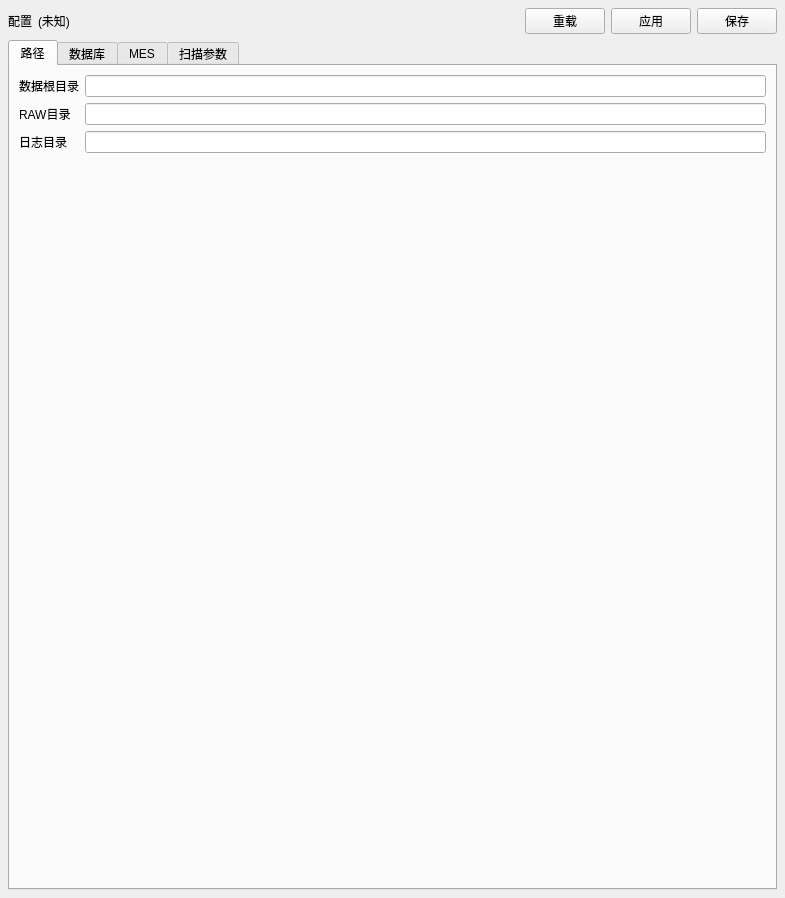
<?xml version='1.0' encoding='UTF-8'?>
<ui version="4.0">
 <class>SettingsWidget</class>
 <widget class="QWidget" name="SettingsWidget">
  <property name="windowTitle">
   <string>设置</string>
  </property>
  <layout class="QVBoxLayout" name="verticalLayout">
   <property name="leftMargin"><number>8</number></property>
   <property name="topMargin"><number>8</number></property>
   <property name="rightMargin"><number>8</number></property>
   <property name="bottomMargin"><number>8</number></property>
   <item>
    <layout class="QHBoxLayout" name="headerLayout">
     <item>
      <widget class="QLabel" name="labelIni">
       <property name="text"><string>配置</string></property>
      </widget>
     </item>
     <item>
      <widget class="QLabel" name="lblIniPath">
       <property name="text"><string>(未知)</string></property>
      </widget>
     </item>
     <item>
      <spacer name="spacerHeader">
       <property name="orientation"><enum>Qt::Horizontal</enum></property>
       <property name="sizeHint" stdset="0"><size><width>40</width><height>20</height></size></property>
      </spacer>
     </item>
     <item>
      <widget class="QPushButton" name="btnReload">
       <property name="text"><string>重载</string></property>
      </widget>
     </item>
     <item>
      <widget class="QPushButton" name="btnApply">
       <property name="text"><string>应用</string></property>
      </widget>
     </item>
     <item>
      <widget class="QPushButton" name="btnSave">
       <property name="text"><string>保存</string></property>
      </widget>
     </item>
    </layout>
   </item>
   <item>
    <widget class="QTabWidget" name="tabWidget">
     <property name="currentIndex"><number>0</number></property>
     <widget class="QWidget" name="tabPaths">
      <attribute name="title"><string>路径</string></attribute>
      <layout class="QFormLayout" name="formPaths">
       <item row="0" column="0"><widget class="QLabel" name="labelDataRoot"><property name="text"><string>数据根目录</string></property></widget></item>
       <item row="0" column="1"><widget class="QLineEdit" name="editDataRoot" /></item>
       <item row="1" column="0"><widget class="QLabel" name="labelRawDir"><property name="text"><string>RAW目录</string></property></widget></item>
       <item row="1" column="1"><widget class="QLineEdit" name="editRawDir" /></item>
       <item row="2" column="0"><widget class="QLabel" name="labelLogDir"><property name="text"><string>日志目录</string></property></widget></item>
       <item row="2" column="1"><widget class="QLineEdit" name="editLogDir" /></item>
      </layout>
     </widget>
     <widget class="QWidget" name="tabDb">
      <attribute name="title"><string>数据库</string></attribute>
      <layout class="QVBoxLayout" name="vDb">
       <item>
        <layout class="QFormLayout" name="formDb">
         <item row="0" column="0"><widget class="QLabel" name="labelDbDriver"><property name="text"><string>驱动</string></property></widget></item>
         <item row="0" column="1"><widget class="QLineEdit" name="editDbDriver" /></item>
         <item row="1" column="0"><widget class="QLabel" name="labelDbHost"><property name="text"><string>主机</string></property></widget></item>
         <item row="1" column="1"><widget class="QLineEdit" name="editDbHost" /></item>
         <item row="2" column="0"><widget class="QLabel" name="labelDbPort"><property name="text"><string>端口</string></property></widget></item>
         <item row="2" column="1"><widget class="QSpinBox" name="spinDbPort"><property name="maximum"><number>65535</number></property><property name="value"><number>3306</number></property></widget></item>
         <item row="3" column="0"><widget class="QLabel" name="labelDbName"><property name="text"><string>库名</string></property></widget></item>
         <item row="3" column="1"><widget class="QLineEdit" name="editDbName" /></item>
         <item row="4" column="0"><widget class="QLabel" name="labelDbUser"><property name="text"><string>用户名</string></property></widget></item>
         <item row="4" column="1"><widget class="QLineEdit" name="editDbUser" /></item>
         <item row="5" column="0"><widget class="QLabel" name="labelDbPass"><property name="text"><string>密码</string></property></widget></item>
         <item row="5" column="1"><widget class="QLineEdit" name="editDbPass"><property name="echoMode"><enum>QLineEdit::Password</enum></property></widget></item>
         <item row="6" column="0"><widget class="QLabel" name="labelDbOptions"><property name="text"><string>选项</string></property></widget></item>
         <item row="6" column="1"><widget class="QLineEdit" name="editDbOptions" /></item>
        </layout>
       </item>
       <item>
        <layout class="QHBoxLayout" name="dbButtons">
         <item><widget class="QPushButton" name="btnTestDb"><property name="text"><string>测试连接</string></property></widget></item>
         <item><spacer name="spacerDb"><property name="orientation"><enum>Qt::Horizontal</enum></property><property name="sizeHint" stdset="0"><size><width>40</width><height>20</height></size></property></spacer></item>
        </layout>
       </item>
      </layout>
     </widget>
     <widget class="QWidget" name="tabMes">
      <attribute name="title"><string>MES</string></attribute>
      <layout class="QFormLayout" name="formMes">
       <item row="0" column="0"><widget class="QLabel" name="labelMesEnabled"><property name="text"><string>启用</string></property></widget></item>
       <item row="0" column="1"><widget class="QCheckBox" name="chkMesEnabled" /></item>
       <item row="1" column="0"><widget class="QLabel" name="labelMesManual"><property name="text"><string>允许手动上传</string></property></widget></item>
       <item row="1" column="1"><widget class="QCheckBox" name="chkMesManual" /></item>
       <item row="2" column="0"><widget class="QLabel" name="labelMesAuto"><property name="text"><string>允许自动上传</string></property></widget></item>
       <item row="2" column="1"><widget class="QCheckBox" name="chkMesAuto" /></item>
       <item row="3" column="0"><widget class="QLabel" name="labelMesInterval"><property name="text"><string>自动周期(ms)</string></property></widget></item>
       <item row="3" column="1"><widget class="QSpinBox" name="spinMesInterval"><property name="maximum"><number>600000</number></property><property name="value"><number>1000</number></property></widget></item>
       <item row="4" column="0"><widget class="QLabel" name="labelMesUrl"><property name="text"><string>URL</string></property></widget></item>
       <item row="4" column="1"><widget class="QLineEdit" name="editMesUrl" /></item>
       <item row="5" column="0"><widget class="QLabel" name="labelMesToken"><property name="text"><string>Token</string></property></widget></item>
       <item row="5" column="1"><widget class="QLineEdit" name="editMesToken" /></item>
       <item row="6" column="0"><widget class="QLabel" name="labelMesTimeout"><property name="text"><string>超时(ms)</string></property></widget></item>
       <item row="6" column="1"><widget class="QSpinBox" name="spinMesTimeout"><property name="maximum"><number>600000</number></property><property name="value"><number>5000</number></property></widget></item>
       <item row="7" column="0"><widget class="QLabel" name="labelRetryBase"><property name="text"><string>重试基准(s)</string></property></widget></item>
       <item row="7" column="1"><widget class="QSpinBox" name="spinRetryBase"><property name="maximum"><number>86400</number></property><property name="value"><number>30</number></property></widget></item>
       <item row="8" column="0"><widget class="QLabel" name="labelRetryMax"><property name="text"><string>重试上限(s)</string></property></widget></item>
       <item row="8" column="1"><widget class="QSpinBox" name="spinRetryMax"><property name="maximum"><number>86400</number></property><property name="value"><number>21600</number></property></widget></item>
      </layout>
     </widget>
     <widget class="QWidget" name="tabScan">
      <attribute name="title"><string>扫描参数</string></attribute>
      <property name="styleSheet">
       <string>QSpinBox, QDoubleSpinBox { min-width: 120px; max-width: 180px; }</string>
      </property>
      <layout class="QGridLayout" name="gridScan">
       <item row="0" column="0">
        <widget class="QGroupBox" name="groupScanA">
         <property name="title"><string>A型（CONF4）扫描参数</string></property>
         <layout class="QFormLayout" name="formA">
          <property name="fieldGrowthPolicy"><enum>QFormLayout::FieldsStayAtSizeHint</enum></property>
          <item row="0" column="0"><widget class="QLabel" name="labelARings"><property name="text"><string>圈数</string></property></widget></item>
          <item row="0" column="1"><widget class="QSpinBox" name="spinARings"><property name="minimum"><number>1</number></property><property name="maximum"><number>2</number></property></widget></item>
          <item row="1" column="0"><widget class="QLabel" name="labelAPoints"><property name="text"><string>每圈点数</string></property></widget></item>
          <item row="1" column="1"><widget class="QSpinBox" name="spinAPoints"><property name="minimum"><number>1</number></property><property name="maximum"><number>72</number></property></widget></item>
         <item row="2" column="0"><widget class="QLabel" name="labelAAngle"><property name="text"><string>角度步进(°)</string></property></widget></item>
         <item row="2" column="1"><widget class="QDoubleSpinBox" name="doubleAAngle"><property name="decimals"><number>3</number></property><property name="maximum"><double>360.000000000000000</double></property></widget></item>
         </layout>
        </widget>
       </item>
       <item row="0" column="1">
        <widget class="QGroupBox" name="groupScanB">
         <property name="title"><string>B型（RUNO2）扫描参数</string></property>
         <layout class="QFormLayout" name="formB">
          <property name="fieldGrowthPolicy"><enum>QFormLayout::FieldsStayAtSizeHint</enum></property>
          <item row="0" column="0"><widget class="QLabel" name="labelBRings"><property name="text"><string>圈数</string></property></widget></item>
          <item row="0" column="1"><widget class="QSpinBox" name="spinBRings"><property name="minimum"><number>1</number></property><property name="maximum"><number>2</number></property></widget></item>
          <item row="1" column="0"><widget class="QLabel" name="labelBPoints"><property name="text"><string>每圈点数</string></property></widget></item>
          <item row="1" column="1"><widget class="QSpinBox" name="spinBPoints"><property name="minimum"><number>1</number></property><property name="maximum"><number>72</number></property></widget></item>
         <item row="2" column="0"><widget class="QLabel" name="labelBAngle"><property name="text"><string>角度步进(°)</string></property></widget></item>
         <item row="2" column="1"><widget class="QDoubleSpinBox" name="doubleBAngle"><property name="decimals"><number>3</number></property><property name="maximum"><double>360.000000000000000</double></property></widget></item>
         </layout>
        </widget>
       </item>
       <item row="1" column="0">
        <widget class="QGroupBox" name="groupAlgoA">
         <property name="title"><string>A型算法参数（内外径）</string></property>
         <layout class="QFormLayout" name="formAlgoA">
          <property name="fieldGrowthPolicy"><enum>QFormLayout::FieldsStayAtSizeHint</enum></property>
          <item row="0" column="0"><widget class="QLabel" name="labelAlgoAKIn"><property name="text"><string>B端 K_in(mm)</string></property></widget></item>
          <item row="0" column="1"><widget class="QDoubleSpinBox" name="doubleAlgoAKIn"><property name="decimals"><number>6</number></property><property name="minimum"><double>-1000000.000000000000000</double></property><property name="maximum"><double>1000000.000000000000000</double></property></widget></item>
          <item row="1" column="0"><widget class="QLabel" name="labelAlgoAKOut"><property name="text"><string>B端 K_out(mm)</string></property></widget></item>
          <item row="1" column="1"><widget class="QDoubleSpinBox" name="doubleAlgoAKOut"><property name="decimals"><number>6</number></property><property name="minimum"><double>-1000000.000000000000000</double></property><property name="maximum"><double>1000000.000000000000000</double></property></widget></item>
          <item row="2" column="0"><widget class="QLabel" name="labelAlgoACKIn"><property name="text"><string>C端 K_in(mm)</string></property></widget></item>
          <item row="2" column="1"><widget class="QDoubleSpinBox" name="doubleAlgoACKIn"><property name="decimals"><number>6</number></property><property name="minimum"><double>-1000000.000000000000000</double></property><property name="maximum"><double>1000000.000000000000000</double></property></widget></item>
          <item row="3" column="0"><widget class="QLabel" name="labelAlgoACKOut"><property name="text"><string>C端 K_out(mm)</string></property></widget></item>
          <item row="3" column="1"><widget class="QDoubleSpinBox" name="doubleAlgoACKOut"><property name="decimals"><number>6</number></property><property name="minimum"><double>-1000000.000000000000000</double></property><property name="maximum"><double>1000000.000000000000000</double></property></widget></item>
          <item row="4" column="0"><widget class="QLabel" name="labelAlgoAInnerInputOffset"><property name="text"><string>内径输入偏置(mm)</string></property></widget></item>
          <item row="4" column="1"><widget class="QDoubleSpinBox" name="doubleAlgoAInnerInputOffset"><property name="decimals"><number>6</number></property><property name="minimum"><double>-1000000.000000000000000</double></property><property name="maximum"><double>1000000.000000000000000</double></property><property name="value"><double>2.000000000000000</double></property></widget></item>
          <item row="5" column="0"><widget class="QLabel" name="labelAlgoAOuterInputOffset"><property name="text"><string>外径输入偏置(mm)</string></property></widget></item>
          <item row="5" column="1"><widget class="QDoubleSpinBox" name="doubleAlgoAOuterInputOffset"><property name="decimals"><number>6</number></property><property name="minimum"><double>-1000000.000000000000000</double></property><property name="maximum"><double>1000000.000000000000000</double></property><property name="value"><double>0.000000000000000</double></property></widget></item>
          <item row="6" column="0"><widget class="QLabel" name="labelAlgoAUseExplicit"><property name="text"><string>显式K_out</string></property></widget></item>
          <item row="6" column="1"><widget class="QCheckBox" name="checkAlgoAUseExplicitKOut"/></item>
          <item row="7" column="0"><widget class="QLabel" name="labelAlgoAProbeBase"><property name="text"><string>探头基距L(mm)</string></property></widget></item>
          <item row="7" column="1"><widget class="QDoubleSpinBox" name="doubleAlgoAProbeBase"><property name="decimals"><number>6</number></property><property name="minimum"><double>-1000000.000000000000000</double></property><property name="maximum"><double>1000000.000000000000000</double></property></widget></item>
          <item row="8" column="0"><widget class="QLabel" name="labelAlgoAAngleOffset"><property name="text"><string>角度偏移(°)</string></property></widget></item>
          <item row="8" column="1"><widget class="QDoubleSpinBox" name="doubleAlgoAAngleOffset"><property name="decimals"><number>6</number></property><property name="minimum"><double>-360.000000000000000</double></property><property name="maximum"><double>360.000000000000000</double></property></widget></item>
          <item row="9" column="0"><widget class="QLabel" name="labelAlgoAResidualIn"><property name="text"><string>内径残差阈值(mm)</string></property></widget></item>
          <item row="9" column="1"><widget class="QDoubleSpinBox" name="doubleAlgoAResidualIn"><property name="decimals"><number>6</number></property><property name="minimum"><double>0.000000000000000</double></property><property name="maximum"><double>1000.000000000000000</double></property></widget></item>
          <item row="10" column="0"><widget class="QLabel" name="labelAlgoAResidualOut"><property name="text"><string>外径残差阈值(mm)</string></property></widget></item>
          <item row="10" column="1"><widget class="QDoubleSpinBox" name="doubleAlgoAResidualOut"><property name="decimals"><number>6</number></property><property name="minimum"><double>0.000000000000000</double></property><property name="maximum"><double>1000.000000000000000</double></property></widget></item>
         </layout>
        </widget>
       </item>
       <item row="1" column="1">
        <widget class="QGroupBox" name="groupAlgoB">
         <property name="title"><string>B型算法参数（跳动）</string></property>
         <layout class="QFormLayout" name="formAlgoB">
          <property name="fieldGrowthPolicy"><enum>QFormLayout::FieldsStayAtSizeHint</enum></property>
          <item row="0" column="0"><widget class="QLabel" name="labelAlgoBKRunout"><property name="text"><string>A点 K_runout(mm)</string></property></widget></item>
          <item row="0" column="1"><widget class="QDoubleSpinBox" name="doubleAlgoBKRunout"><property name="decimals"><number>6</number></property><property name="minimum"><double>-1000000.000000000000000</double></property><property name="maximum"><double>1000000.000000000000000</double></property></widget></item>
          <item row="1" column="0"><widget class="QLabel" name="labelAlgoBKRunoutD"><property name="text"><string>D点 K_runout(mm)</string></property></widget></item>
          <item row="1" column="1"><widget class="QDoubleSpinBox" name="doubleAlgoBKRunoutD"><property name="decimals"><number>6</number></property><property name="minimum"><double>-1000000.000000000000000</double></property><property name="maximum"><double>1000000.000000000000000</double></property></widget></item>
          <item row="2" column="0"><widget class="QLabel" name="labelAlgoBAngleOffset"><property name="text"><string>角度偏移(°)</string></property></widget></item>
          <item row="2" column="1"><widget class="QDoubleSpinBox" name="doubleAlgoBAngleOffset"><property name="decimals"><number>6</number></property><property name="minimum"><double>-360.000000000000000</double></property><property name="maximum"><double>360.000000000000000</double></property></widget></item>
          <item row="3" column="0"><widget class="QLabel" name="labelAlgoBResidual"><property name="text"><string>拟合残差阈值(mm)</string></property></widget></item>
          <item row="3" column="1"><widget class="QDoubleSpinBox" name="doubleAlgoBResidual"><property name="decimals"><number>6</number></property><property name="minimum"><double>0.000000000000000</double></property><property name="maximum"><double>1000.000000000000000</double></property></widget></item>
          <item row="4" column="0"><widget class="QLabel" name="labelAlgoBVAngle"><property name="text"><string>V型块夹角(°)</string></property></widget></item>
          <item row="4" column="1"><widget class="QDoubleSpinBox" name="doubleAlgoBVAngle"><property name="decimals"><number>3</number></property><property name="minimum"><double>1.000000000000000</double></property><property name="maximum"><double>179.000000000000000</double></property></widget></item>
          <item row="5" column="0"><widget class="QLabel" name="labelAlgoBInterp"><property name="text"><string>轮廓插值倍率</string></property></widget></item>
          <item row="5" column="1"><widget class="QSpinBox" name="spinAlgoBInterp"><property name="minimum"><number>1</number></property><property name="maximum"><number>50</number></property></widget></item>
         </layout>
        </widget>
       </item>
       <item row="2" column="0" colspan="2">
       <layout class="QGridLayout" name="layoutAlgoJudge">
        <item row="0" column="0" colspan="2">
         <widget class="QGroupBox" name="groupJudgeCommon">
          <property name="title"><string>判定通用参数</string></property>
          <layout class="QFormLayout" name="formJudgeCommon">
          <property name="fieldGrowthPolicy"><enum>QFormLayout::FieldsStayAtSizeHint</enum></property>
           <item row="0" column="0"><widget class="QLabel" name="labelInvalidPointLimit"><property name="text"><string>无效点个数阈值</string></property></widget></item>
           <item row="0" column="1"><widget class="QSpinBox" name="spinInvalidPointLimit"><property name="minimum"><number>0</number></property><property name="maximum"><number>72</number></property><property name="value"><number>8</number></property></widget></item>
          </layout>
         </widget>
        </item>
        <item row="1" column="0" colspan="2">
         <widget class="QLabel" name="labelJudgeSpecHint">
          <property name="text">
           <string>提示：公差&lt;0 表示该项不参与判定</string>
          </property>
         </widget>
        </item>
        <item row="2" column="0" alignment="Qt::AlignTop">
         <widget class="QGroupBox" name="groupJudgeA">
          <property name="title"><string>A型判定规格（标准值 / 公差）</string></property>
          <layout class="QGridLayout" name="gridJudgeA">
           <item row="0" column="0"><widget class="QLabel" name="labelJudgeAHeaderItem"><property name="text"><string>项目</string></property></widget></item>
           <item row="0" column="1"><widget class="QLabel" name="labelJudgeAHeaderStd"><property name="text"><string>标准(mm)</string></property></widget></item>
           <item row="0" column="2"><widget class="QLabel" name="labelJudgeAHeaderTol"><property name="text"><string>公差(mm)</string></property></widget></item>

           <item row="1" column="0"><widget class="QLabel" name="labelSpecATotalLenStd"><property name="text"><string>A总长</string></property></widget></item>
           <item row="1" column="1"><widget class="QDoubleSpinBox" name="doubleSpecATotalLenStd"><property name="decimals"><number>6</number></property><property name="minimum"><double>-1000000.000000000000000</double></property><property name="maximum"><double>1000000.000000000000000</double></property></widget></item>
           <item row="1" column="2"><widget class="QDoubleSpinBox" name="doubleSpecATotalLenTol"><property name="decimals"><number>6</number></property><property name="minimum"><double>-1.000000000000000</double></property><property name="maximum"><double>1000000.000000000000000</double></property><property name="value"><double>-1.000000000000000</double></property></widget></item>

           <item row="2" column="0"><widget class="QLabel" name="labelSpecAIdLeftStd"><property name="text"><string>A左内径</string></property></widget></item>
           <item row="2" column="1"><widget class="QDoubleSpinBox" name="doubleSpecAIdLeftStd"><property name="decimals"><number>6</number></property><property name="minimum"><double>-1000000.000000000000000</double></property><property name="maximum"><double>1000000.000000000000000</double></property></widget></item>
           <item row="2" column="2"><widget class="QDoubleSpinBox" name="doubleSpecAIdLeftTol"><property name="decimals"><number>6</number></property><property name="minimum"><double>-1.000000000000000</double></property><property name="maximum"><double>1000000.000000000000000</double></property><property name="value"><double>-1.000000000000000</double></property></widget></item>

           <item row="3" column="0"><widget class="QLabel" name="labelSpecAOdLeftStd"><property name="text"><string>A左外径</string></property></widget></item>
           <item row="3" column="1"><widget class="QDoubleSpinBox" name="doubleSpecAOdLeftStd"><property name="decimals"><number>6</number></property><property name="minimum"><double>-1000000.000000000000000</double></property><property name="maximum"><double>1000000.000000000000000</double></property></widget></item>
           <item row="3" column="2"><widget class="QDoubleSpinBox" name="doubleSpecAOdLeftTol"><property name="decimals"><number>6</number></property><property name="minimum"><double>-1.000000000000000</double></property><property name="maximum"><double>1000000.000000000000000</double></property><property name="value"><double>-1.000000000000000</double></property></widget></item>

           <item row="4" column="0"><widget class="QLabel" name="labelSpecAIdRightStd"><property name="text"><string>A右内径</string></property></widget></item>
           <item row="4" column="1"><widget class="QDoubleSpinBox" name="doubleSpecAIdRightStd"><property name="decimals"><number>6</number></property><property name="minimum"><double>-1000000.000000000000000</double></property><property name="maximum"><double>1000000.000000000000000</double></property></widget></item>
           <item row="4" column="2"><widget class="QDoubleSpinBox" name="doubleSpecAIdRightTol"><property name="decimals"><number>6</number></property><property name="minimum"><double>-1.000000000000000</double></property><property name="maximum"><double>1000000.000000000000000</double></property><property name="value"><double>-1.000000000000000</double></property></widget></item>

           <item row="5" column="0"><widget class="QLabel" name="labelSpecAOdRightStd"><property name="text"><string>A右外径</string></property></widget></item>
           <item row="5" column="1"><widget class="QDoubleSpinBox" name="doubleSpecAOdRightStd"><property name="decimals"><number>6</number></property><property name="minimum"><double>-1000000.000000000000000</double></property><property name="maximum"><double>1000000.000000000000000</double></property></widget></item>
           <item row="5" column="2"><widget class="QDoubleSpinBox" name="doubleSpecAOdRightTol"><property name="decimals"><number>6</number></property><property name="minimum"><double>-1.000000000000000</double></property><property name="maximum"><double>1000000.000000000000000</double></property><property name="value"><double>-1.000000000000000</double></property></widget></item>
          </layout>
         </widget>
        </item>
        <item row="2" column="1" alignment="Qt::AlignTop">
         <widget class="QGroupBox" name="groupJudgeB">
          <property name="title"><string>B型判定规格（标准值 / 公差）</string></property>
          <layout class="QGridLayout" name="gridJudgeB">
           <item row="0" column="0"><widget class="QLabel" name="labelJudgeBHeaderItem"><property name="text"><string>项目</string></property></widget></item>
           <item row="0" column="1"><widget class="QLabel" name="labelJudgeBHeaderStd"><property name="text"><string>标准(mm)</string></property></widget></item>
           <item row="0" column="2"><widget class="QLabel" name="labelJudgeBHeaderTol"><property name="text"><string>公差(mm)</string></property></widget></item>

           <item row="1" column="0"><widget class="QLabel" name="labelSpecBAdLenStd"><property name="text"><string>B_AD长度</string></property></widget></item>
           <item row="1" column="1"><widget class="QDoubleSpinBox" name="doubleSpecBAdLenStd"><property name="decimals"><number>6</number></property><property name="minimum"><double>-1000000.000000000000000</double></property><property name="maximum"><double>1000000.000000000000000</double></property></widget></item>
           <item row="1" column="2"><widget class="QDoubleSpinBox" name="doubleSpecBAdLenTol"><property name="decimals"><number>6</number></property><property name="minimum"><double>-1.000000000000000</double></property><property name="maximum"><double>1000000.000000000000000</double></property><property name="value"><double>-1.000000000000000</double></property></widget></item>

           <item row="2" column="0"><widget class="QLabel" name="labelSpecBBcLenStd"><property name="text"><string>B_BC长度</string></property></widget></item>
           <item row="2" column="1"><widget class="QDoubleSpinBox" name="doubleSpecBBcLenStd"><property name="decimals"><number>6</number></property><property name="minimum"><double>-1000000.000000000000000</double></property><property name="maximum"><double>1000000.000000000000000</double></property></widget></item>
           <item row="2" column="2"><widget class="QDoubleSpinBox" name="doubleSpecBBcLenTol"><property name="decimals"><number>6</number></property><property name="minimum"><double>-1.000000000000000</double></property><property name="maximum"><double>1000000.000000000000000</double></property><property name="value"><double>-1.000000000000000</double></property></widget></item>

           <item row="3" column="0"><widget class="QLabel" name="labelSpecBRunoutLeftStd"><property name="text"><string>B左跳动</string></property></widget></item>
           <item row="3" column="1"><widget class="QDoubleSpinBox" name="doubleSpecBRunoutLeftStd"><property name="decimals"><number>6</number></property><property name="minimum"><double>-1000000.000000000000000</double></property><property name="maximum"><double>1000000.000000000000000</double></property></widget></item>
           <item row="3" column="2"><widget class="QDoubleSpinBox" name="doubleSpecBRunoutLeftTol"><property name="decimals"><number>6</number></property><property name="minimum"><double>-1.000000000000000</double></property><property name="maximum"><double>1000000.000000000000000</double></property><property name="value"><double>-1.000000000000000</double></property></widget></item>

           <item row="4" column="0"><widget class="QLabel" name="labelSpecBRunoutRightStd"><property name="text"><string>B右跳动</string></property></widget></item>
           <item row="4" column="1"><widget class="QDoubleSpinBox" name="doubleSpecBRunoutRightStd"><property name="decimals"><number>6</number></property><property name="minimum"><double>-1000000.000000000000000</double></property><property name="maximum"><double>1000000.000000000000000</double></property></widget></item>
           <item row="4" column="2"><widget class="QDoubleSpinBox" name="doubleSpecBRunoutRightTol"><property name="decimals"><number>6</number></property><property name="minimum"><double>-1.000000000000000</double></property><property name="maximum"><double>1000000.000000000000000</double></property><property name="value"><double>-1.000000000000000</double></property></widget></item>
          </layout>
         </widget>
        </item>
       </layout>
       </item>
       <item row="3" column="0" colspan="2">
        <spacer name="spacerScanBottom">
         <property name="orientation"><enum>Qt::Vertical</enum></property>
         <property name="sizeHint" stdset="0"><size><width>20</width><height>40</height></size></property>
        </spacer>
       </item>
      </layout>
     </widget>
    </widget>
   </item>
  </layout>
 </widget>
 <resources />
 <connections />
</ui>
